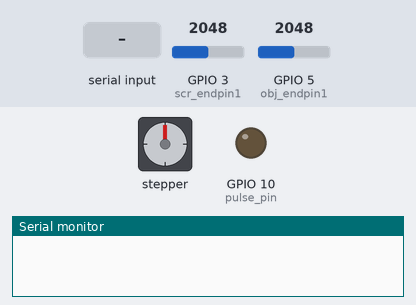
A sketch run on a simulated ESP32-S3. Shown: stepper motor, output pins drawn as LEDs (lit = HIGH), the last lines printed to the serial monitor. Wiring (inferred from the names in the program): stepper motor driver (200 steps per turn assumed): step GPIO 8; direction GPIO 9. Inputs (shaded band) come from the test bench; at power-on: GPIO 3 (scr_endpin1) = 2048, GPIO 5 (obj_endpin1) = 2048. Pins used as bus, display or sensor lines are not drawn.

Above: at 1.2 s.
1.3 s: "R90\n" received over the second serial link
At 2.6 s:
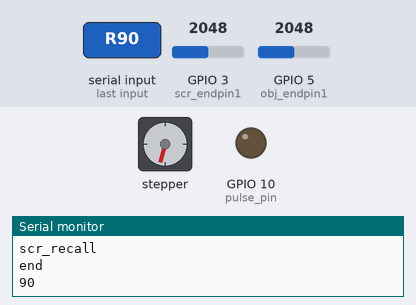
2.9 s: "O90\n" received over the second serial link
At 3.04 s:
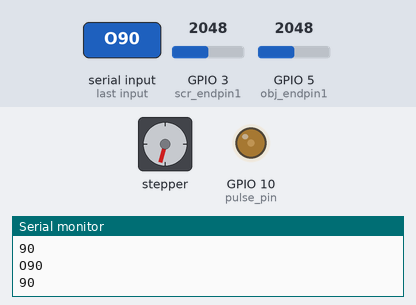
4.6 s: "S90\n" received over the second serial link
At 5.2 s:
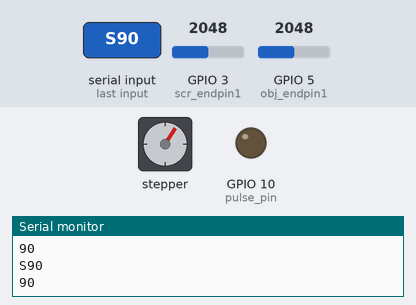
6.2 s: "R90\n" received over the second serial link
At 7.5 s:
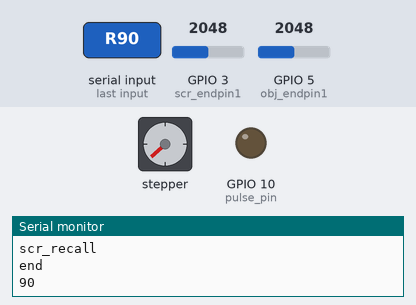
7.8 s: "O90\n" received over the second serial link
At 7.94 s:
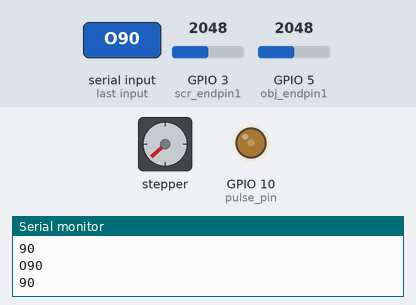
9.5 s: "S90\n" received over the second serial link
At 10.2 s:
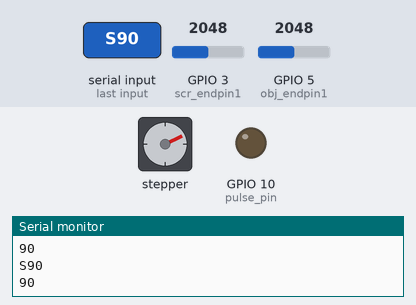
Timing chart, 0 to 12.1 s (numbered marks = the images above; inputs shaded):
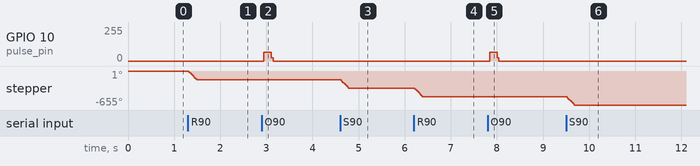

Measured:
- after the input at 1.3 s, stepper: turns 165° counter-clockwise in 0.16 s, starting at once
- after the input at 2.9 s, GPIO 10 (pulse_pin): 0/255 → 64/255 after 0.05 s, → 0/255 0.16 s later
- after the input at 4.6 s, stepper: turns 162° counter-clockwise in 0.18 s, starting at once
- after the input at 6.2 s, stepper: turns 166° counter-clockwise in 0.16 s, starting at once
- after the input at 7.8 s, GPIO 10 (pulse_pin): 0/255 → 64/255 at once, → 0/255 0.16 s later
- after the input at 9.5 s, stepper: turns 162° counter-clockwise in 0.18 s, starting at once

The sketch:

arduino.ino
```cpp
#include <SoftwareSerial.h>
#include <Stepper.h>

SoftwareSerial serial_info_from_nodemcu(3, 2); // Rx and Tx pins
//Contributors
//Rohan Gupta
//Rishabh Anup Agrawal
//Gokulraj R
//Sreya Garapati
//Sushil Kumar
const int stepPerRev = 200;
Stepper obj_stepper(stepPerRev, 13, 12, 11, 10); // pins 10, 11, 12 and 13 are used to control the motor
Stepper scr_stepper(stepPerRev, 4, 5, 6, 7);

const int motor_speed = 15;
String steps; char To_move;
int steps1;

//int enable_pin = ;
int direction_pin = 9, pulse_pin;


int obj_endpin1 = A4, obj_endpin2 = A1, scr_endpin1 = A2, scr_endpin2 = A3;
int obj_end1 = 0, obj_end2 = 0, scr_end1 = 0, scr_end2 = 0;

float obj_Recallibrate() {
  Serial.println("obj_recall");

  pulse_pin = 10;
  digitalWrite(direction_pin, HIGH);

  obj_end1 = analogRead(obj_endpin1);
  while (obj_end1 < 800) {
    serial_info_from_nodemcu.println("0");
    obj_end1 = analogRead(obj_endpin1);

    Serial.println("end=" + String(obj_end1));
    for (int i = 0; i < 10; i++) {
      digitalWrite(pulse_pin, HIGH);
      delayMicroseconds(500);
      digitalWrite(pulse_pin, LOW);
      delayMicroseconds(500);
    }
  }

  digitalWrite(direction_pin, LOW);
  for(int i = 0; i < 2; i++) {
    digitalWrite(pulse_pin, HIGH);
    delayMicroseconds(500);
    digitalWrite(pulse_pin, LOW);
    delayMicroseconds(500);
  }
}

float scr_Recallibrate() {
  Serial.println("scr_recall");

  pulse_pin = 8;
  digitalWrite(direction_pin, HIGH);

  scr_end1 = analogRead(scr_endpin1);
  while (scr_end1 < 800) {
    serial_info_from_nodemcu.println("0");
    scr_end1 = analogRead(scr_endpin1);
   // delay(50);
    Serial.println("end=" + String(scr_end1));
    for (int i = 0; i < 10; i++) {
      digitalWrite(pulse_pin, HIGH);
      delayMicroseconds(500);
      digitalWrite(pulse_pin, LOW);
      delayMicroseconds(500);
    }
  }

  digitalWrite(direction_pin, LOW);
  for(int i = 0; i < 2; i++) {
    digitalWrite(pulse_pin, HIGH);
    delayMicroseconds(500);
    digitalWrite(pulse_pin, LOW);
    delayMicroseconds(500);
  }
}

void setup() {
  Serial.begin(9600);
  serial_info_from_nodemcu.begin(4800);
  pinMode(direction_pin, OUTPUT);
  pinMode(8, OUTPUT);
  pinMode(10, OUTPUT);

  pinMode(obj_endpin1, INPUT);
  pinMode(obj_endpin2, INPUT);
  pinMode(scr_endpin1, INPUT);
  pinMode(scr_endpin2, INPUT);
}

void loop() {
  if (serial_info_from_nodemcu.available() > 0) {
    String str = serial_info_from_nodemcu.readStringUntil('\n');
    Serial.println(str);

    if (str[0] == 'R') {
      Serial.println("Started");
      obj_Recallibrate();
      scr_Recallibrate();
      Serial.println("end");
      serial_info_from_nodemcu.println("Done");

    }

    To_move = str[0];
    steps = str.substring(1);
    steps1 = steps.toInt();

    if (steps1 > 0) {
      digitalWrite(direction_pin, LOW);
      Serial.println(steps1);
    }

    else if(steps1<0) {
      digitalWrite(direction_pin, HIGH);
      Serial.println(steps1);

    }

    if (To_move == 'O') {
      pulse_pin = 10;

    }
    else if (To_move == 'S') {
      pulse_pin = 8;
    }

    for (int i = 0; i < abs(steps1); i++) {
      digitalWrite(pulse_pin, HIGH);
      delayMicroseconds(500);
      digitalWrite(pulse_pin, LOW);
      delayMicroseconds(1500);
    }
  }
}
```
